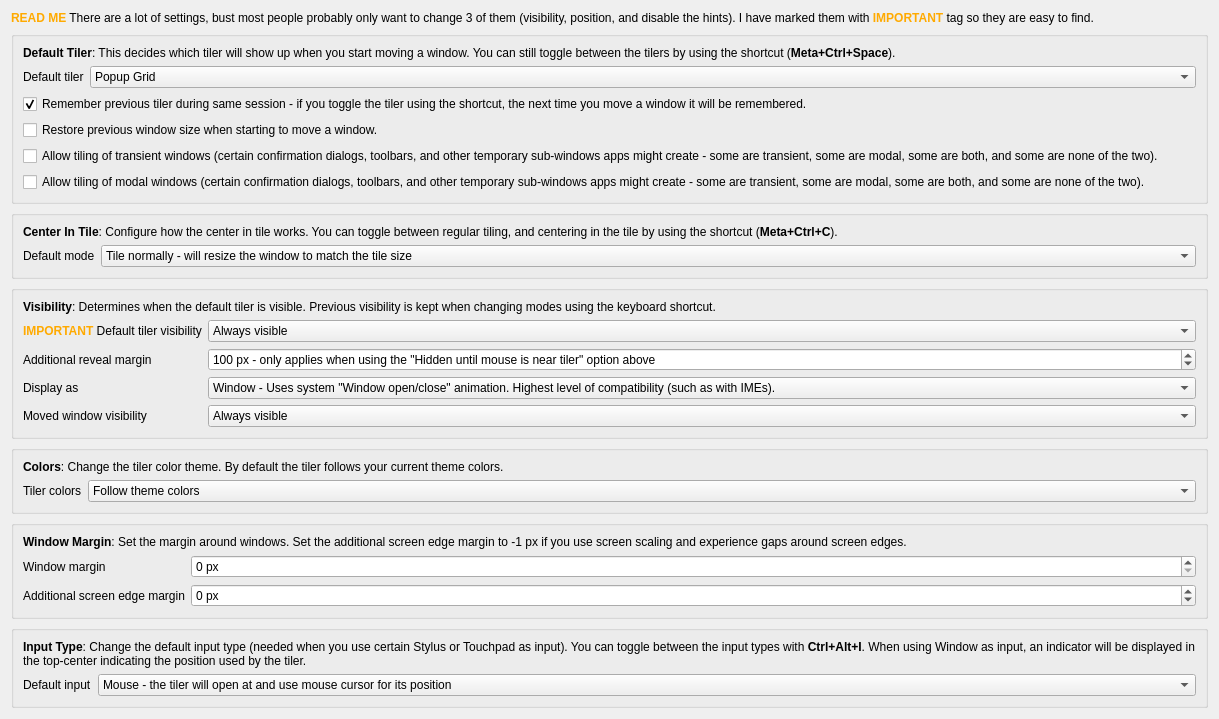
     <widget class="QWidget" name="tab_general">
      <attribute name="icon">
       <iconset theme="input-mouse"/>
      </attribute>
      <attribute name="title">
       <string>General</string>
      </attribute>
      <layout class="QVBoxLayout" name="verticalLayout_general">
       <item>
        <widget class="QLabel" name="label_84">
         <property name="text">
          <string>&lt;html&gt;&lt;head/&gt;&lt;body&gt;&lt;p&gt;&lt;span style=&quot; font-weight:700; color:#ffaa00;&quot;&gt;READ ME&lt;/span&gt; There are a lot of settings, bust most people probably only want to change 3 of them (visibility, position, and disable the hints). I have marked them with &lt;span style=&quot; font-weight:700; color:#ffaa00;&quot;&gt;IMPORTANT&lt;/span&gt; tag so they are easy to find.&lt;/p&gt;&lt;/body&gt;&lt;/html&gt;</string>
         </property>
         <property name="wordWrap">
          <bool>true</bool>
         </property>
        </widget>
       </item>
       <item>
        <widget class="QGroupBox" name="groupBox_defaultTiler">
         <property name="enabled">
          <bool>true</bool>
         </property>
         <property name="title">
          <string/>
         </property>
         <property name="alignment">
          <set>Qt::AlignLeading|Qt::AlignLeft|Qt::AlignTop</set>
         </property>
         <property name="checkable">
          <bool>false</bool>
         </property>
         <layout class="QVBoxLayout" name="verticalLayout_restoreType">
          <item>
           <widget class="QLabel" name="label_restoreTypeExplanation">
            <property name="text">
             <string>&lt;html&gt;&lt;head/&gt;&lt;body&gt;&lt;p&gt;&lt;span style=&quot; font-weight:700;&quot;&gt;Default Tiler&lt;/span&gt;: This decides which tiler will show up when you start moving a window. You can still toggle between the tilers by using the shortcut (&lt;span style=&quot; font-weight:700;&quot;&gt;Meta+Ctrl+Space&lt;/span&gt;).&lt;/p&gt;&lt;/body&gt;&lt;/html&gt;</string>
            </property>
            <property name="wordWrap">
             <bool>true</bool>
            </property>
           </widget>
          </item>
          <item>
           <layout class="QFormLayout" name="formLayout_defaultTiler">
            <item row="0" column="1">
             <widget class="QComboBox" name="kcfg_defaultTiler">
              <property name="sizePolicy">
               <sizepolicy hsizetype="Expanding" vsizetype="Fixed">
                <horstretch>0</horstretch>
                <verstretch>0</verstretch>
               </sizepolicy>
              </property>
              <property name="currentText">
               <string>Popup Grid</string>
              </property>
              <property name="currentIndex">
               <number>0</number>
              </property>
              <item>
               <property name="text">
                <string>Popup Grid</string>
               </property>
              </item>
              <item>
               <property name="text">
                <string>Overlay</string>
               </property>
              </item>
             </widget>
            </item>
            <item row="0" column="0">
             <widget class="QLabel" name="label_defaultTiler">
              <property name="text">
               <string>Default tiler</string>
              </property>
             </widget>
            </item>
           </layout>
          </item>
          <item>
           <widget class="QCheckBox" name="kcfg_rememberTiler">
            <property name="enabled">
             <bool>true</bool>
            </property>
            <property name="text">
             <string>Remember previous tiler during same session - if you toggle the tiler using the shortcut, the next time you move a window it will be remembered.</string>
            </property>
            <property name="checked">
             <bool>true</bool>
            </property>
           </widget>
          </item>
          <item>
           <widget class="QCheckBox" name="kcfg_restoreSize">
            <property name="text">
             <string>Restore previous window size when starting to move a window.</string>
            </property>
           </widget>
          </item>
          <item>
           <widget class="QCheckBox" name="kcfg_allowTransient">
            <property name="text">
             <string>Allow tiling of transient windows (certain confirmation dialogs, toolbars, and other temporary sub-windows apps might create - some are transient, some are modal, some are both, and some are none of the two).</string>
            </property>
           </widget>
          </item>
          <item>
           <widget class="QCheckBox" name="kcfg_allowModal">
            <property name="text">
             <string>Allow tiling of modal windows (certain confirmation dialogs, toolbars, and other temporary sub-windows apps might create - some are transient, some are modal, some are both, and some are none of the two).</string>
            </property>
           </widget>
          </item>
         </layout>
        </widget>
       </item>
       <item>
        <widget class="QGroupBox" name="groupBox_12">
         <property name="title">
          <string/>
         </property>
         <layout class="QVBoxLayout" name="verticalLayout_20">
          <item>
           <widget class="QLabel" name="label_54">
            <property name="text">
             <string>&lt;html&gt;&lt;head/&gt;&lt;body&gt;&lt;p&gt;&lt;span style=&quot; font-weight:700;&quot;&gt;Center In Tile&lt;/span&gt;: Configure how the center in tile works. You can toggle between regular tiling, and centering in the tile by using the shortcut (&lt;span style=&quot; font-weight:700;&quot;&gt;Meta+Ctrl+C&lt;/span&gt;).&lt;/p&gt;&lt;/body&gt;&lt;/html&gt;</string>
            </property>
            <property name="wordWrap">
             <bool>true</bool>
            </property>
           </widget>
          </item>
          <item>
           <layout class="QFormLayout" name="formLayout_7">
            <item row="0" column="0">
             <widget class="QLabel" name="label_55">
              <property name="text">
               <string>Default mode</string>
              </property>
             </widget>
            </item>
            <item row="0" column="1">
             <widget class="QComboBox" name="kcfg_centerInTileMode">
              <property name="sizePolicy">
               <sizepolicy hsizetype="Expanding" vsizetype="Fixed">
                <horstretch>0</horstretch>
                <verstretch>0</verstretch>
               </sizepolicy>
              </property>
              <item>
               <property name="text">
                <string>Tile normally - will resize the window to match the tile size</string>
               </property>
              </item>
              <item>
               <property name="text">
                <string>Tile normally first time, then remember previous mode during same session</string>
               </property>
              </item>
              <item>
               <property name="text">
                <string>Center in tile - will only align center of window with center of tile without resizing the window (for instance to center a window on screen)</string>
               </property>
              </item>
              <item>
               <property name="text">
                <string>Center in tile first time, then remember previous mode during same session</string>
               </property>
              </item>
             </widget>
            </item>
           </layout>
          </item>
         </layout>
        </widget>
       </item>
       <item>
        <widget class="QGroupBox" name="groupBox_11">
         <property name="title">
          <string/>
         </property>
         <layout class="QVBoxLayout" name="verticalLayout_15">
          <item>
           <widget class="QLabel" name="label_22">
            <property name="text">
             <string>&lt;html&gt;&lt;head/&gt;&lt;body&gt;&lt;p&gt;&lt;span style=&quot; font-weight:700;&quot;&gt;Visibility&lt;/span&gt;: Determines when the default tiler is visible. Previous visibility is kept when changing modes using the keyboard shortcut.&lt;/p&gt;&lt;/body&gt;&lt;/html&gt;</string>
            </property>
            <property name="wordWrap">
             <bool>true</bool>
            </property>
           </widget>
          </item>
          <item>
           <layout class="QFormLayout" name="formLayout_4">
            <item row="0" column="0">
             <widget class="QLabel" name="label_23">
              <property name="text">
               <string>&lt;html&gt;&lt;head/&gt;&lt;body&gt;&lt;p&gt;&lt;span style=&quot; font-weight:700; color:#ffaa00;&quot;&gt;IMPORTANT&lt;/span&gt; Default tiler visibility&lt;/p&gt;&lt;/body&gt;&lt;/html&gt;</string>
              </property>
             </widget>
            </item>
            <item row="0" column="1">
             <widget class="QComboBox" name="kcfg_tilerVisibility">
              <property name="sizePolicy">
               <sizepolicy hsizetype="Expanding" vsizetype="Fixed">
                <horstretch>0</horstretch>
                <verstretch>0</verstretch>
               </sizepolicy>
              </property>
              <item>
               <property name="text">
                <string>Always visible</string>
               </property>
              </item>
              <item>
               <property name="text">
                <string>Only visible if window is dragged right away (otherwise will remain hidden - mouse pointer change is a good indication that it is safe to drag)</string>
               </property>
              </item>
              <item>
               <property name="text">
                <string>Hidden until toggled on by shortcut (Meta+Space by default)</string>
               </property>
              </item>
              <item>
               <property name="text">
                <string>Hidden until mouse is near tiler (only works for Popup Grid mode)</string>
               </property>
              </item>
              <item>
               <property name="text">
                <string>Hidden if window is dragged right away (otherwise will appear if you click and hold - Firefox is not compatible with this mode and you need to press Meta+Space to show the tiler)</string>
               </property>
              </item>
             </widget>
            </item>
            <item row="1" column="0">
             <widget class="QLabel" name="label_48">
              <property name="text">
               <string>Additional reveal margin</string>
              </property>
             </widget>
            </item>
            <item row="1" column="1">
             <widget class="QSpinBox" name="kcfg_revealMargin">
              <property name="sizePolicy">
               <sizepolicy hsizetype="Expanding" vsizetype="Fixed">
                <horstretch>0</horstretch>
                <verstretch>0</verstretch>
               </sizepolicy>
              </property>
              <property name="suffix">
               <string> px - only applies when using the &quot;Hidden until mouse is near tiler&quot; option above</string>
              </property>
              <property name="maximum">
               <number>2000</number>
              </property>
              <property name="singleStep">
               <number>10</number>
              </property>
              <property name="value">
               <number>100</number>
              </property>
             </widget>
            </item>
            <item row="3" column="0">
             <widget class="QLabel" name="label_43">
              <property name="text">
               <string>Moved window visibility</string>
              </property>
             </widget>
            </item>
            <item row="3" column="1">
             <widget class="QComboBox" name="kcfg_windowVisibility">
              <property name="sizePolicy">
               <sizepolicy hsizetype="Expanding" vsizetype="Fixed">
                <horstretch>0</horstretch>
                <verstretch>0</verstretch>
               </sizepolicy>
              </property>
              <item>
               <property name="text">
                <string>Always visible</string>
               </property>
              </item>
              <item>
               <property name="text">
                <string>Hidden while tiler is visible</string>
               </property>
              </item>
              <item>
               <property name="text">
                <string>Hidden while above tiler</string>
               </property>
              </item>
             </widget>
            </item>
            <item row="2" column="0">
             <widget class="QLabel" name="label_109">
              <property name="text">
               <string>Display as</string>
              </property>
             </widget>
            </item>
            <item row="2" column="1">
             <widget class="QComboBox" name="kcfg_displayAs">
              <property name="sizePolicy">
               <sizepolicy hsizetype="Expanding" vsizetype="Fixed">
                <horstretch>0</horstretch>
                <verstretch>0</verstretch>
               </sizepolicy>
              </property>
              <item>
               <property name="text">
                <string>Window - Uses system &quot;Window open/close&quot; animation. Highest level of compatibility (such as with IMEs).</string>
               </property>
              </item>
              <item>
               <property name="text">
                <string>Popup - Shows the tiler without additional system animations. Might cause issues with IMEs (if you use Asian languages) and possibly other features.</string>
               </property>
              </item>
             </widget>
            </item>
           </layout>
          </item>
         </layout>
        </widget>
       </item>
       <item>
        <widget class="QGroupBox" name="groupBox_6">
         <property name="title">
          <string/>
         </property>
         <layout class="QVBoxLayout" name="verticalLayout_14">
          <item>
           <widget class="QLabel" name="label_42">
            <property name="text">
             <string>&lt;html&gt;&lt;head/&gt;&lt;body&gt;&lt;p&gt;&lt;span style=&quot; font-weight:700;&quot;&gt;Colors&lt;/span&gt;: Change the tiler color theme. By default the tiler follows your current theme colors.&lt;/p&gt;&lt;/body&gt;&lt;/html&gt;</string>
            </property>
           </widget>
          </item>
          <item>
           <layout class="QFormLayout" name="formLayout_3">
            <item row="0" column="0">
             <widget class="QLabel" name="label_37">
              <property name="text">
               <string>Tiler colors</string>
              </property>
             </widget>
            </item>
            <item row="0" column="1">
             <widget class="QComboBox" name="kcfg_theme">
              <property name="sizePolicy">
               <sizepolicy hsizetype="Expanding" vsizetype="Fixed">
                <horstretch>0</horstretch>
                <verstretch>0</verstretch>
               </sizepolicy>
              </property>
              <item>
               <property name="text">
                <string>Follow theme colors</string>
               </property>
              </item>
              <item>
               <property name="text">
                <string>Alpha test blue</string>
               </property>
              </item>
              <item>
               <property name="text">
                <string>Orange</string>
               </property>
              </item>
              <item>
               <property name="text">
                <string>Red (light background)</string>
               </property>
              </item>
              <item>
               <property name="text">
                <string>Red (dark background)</string>
               </property>
              </item>
              <item>
               <property name="text">
                <string>Lime green</string>
               </property>
              </item>
              <item>
               <property name="text">
                <string>Purple</string>
               </property>
              </item>
              <item>
               <property name="text">
                <string>Green</string>
               </property>
              </item>
              <item>
               <property name="text">
                <string>Yellow</string>
               </property>
              </item>
              <item>
               <property name="text">
                <string>Blue</string>
               </property>
              </item>
             </widget>
            </item>
           </layout>
          </item>
         </layout>
        </widget>
       </item>
       <item>
        <widget class="QGroupBox" name="groupBox">
         <property name="enabled">
          <bool>true</bool>
         </property>
         <property name="title">
          <string/>
         </property>
         <layout class="QVBoxLayout" name="verticalLayout_9">
          <item>
           <widget class="QLabel" name="label_28">
            <property name="text">
             <string>&lt;html&gt;&lt;head/&gt;&lt;body&gt;&lt;p&gt;&lt;span style=&quot; font-weight:700;&quot;&gt;Window Margin&lt;/span&gt;: Set the margin around windows. Set the additional screen edge margin to -1 px if you use screen scaling and experience gaps around screen edges.&lt;/p&gt;&lt;/body&gt;&lt;/html&gt;</string>
            </property>
            <property name="wordWrap">
             <bool>true</bool>
            </property>
           </widget>
          </item>
          <item>
           <layout class="QFormLayout" name="formLayout">
            <item row="0" column="0">
             <widget class="QLabel" name="label_27">
              <property name="text">
               <string>Window margin</string>
              </property>
             </widget>
            </item>
            <item row="0" column="1">
             <widget class="QSpinBox" name="kcfg_tileMargin">
              <property name="sizePolicy">
               <sizepolicy hsizetype="MinimumExpanding" vsizetype="Fixed">
                <horstretch>0</horstretch>
                <verstretch>0</verstretch>
               </sizepolicy>
              </property>
              <property name="suffix">
               <string> px</string>
              </property>
              <property name="maximum">
               <number>100</number>
              </property>
              <property name="singleStep">
               <number>1</number>
              </property>
              <property name="stepType">
               <enum>QAbstractSpinBox::DefaultStepType</enum>
              </property>
             </widget>
            </item>
            <item row="1" column="0">
             <widget class="QLabel" name="label_8">
              <property name="text">
               <string>Additional screen edge margin</string>
              </property>
             </widget>
            </item>
            <item row="1" column="1">
             <widget class="QSpinBox" name="kcfg_screenMargin">
              <property name="sizePolicy">
               <sizepolicy hsizetype="MinimumExpanding" vsizetype="Fixed">
                <horstretch>0</horstretch>
                <verstretch>0</verstretch>
               </sizepolicy>
              </property>
              <property name="suffix">
               <string> px</string>
              </property>
              <property name="minimum">
               <number>-5</number>
              </property>
              <property name="maximum">
               <number>100</number>
              </property>
             </widget>
            </item>
           </layout>
          </item>
         </layout>
        </widget>
       </item>
       <item>
        <widget class="QGroupBox" name="groupBox_9">
         <property name="title">
          <string/>
         </property>
         <layout class="QVBoxLayout" name="verticalLayout_18">
          <item>
           <widget class="QLabel" name="label_44">
            <property name="text">
             <string>&lt;html&gt;&lt;head/&gt;&lt;body&gt;&lt;p&gt;&lt;span style=&quot; font-weight:700;&quot;&gt;Input Type&lt;/span&gt;: Change the default input type (needed when you use certain Stylus or Touchpad as input). You can toggle between the input types with &lt;span style=&quot; font-weight:700;&quot;&gt;Ctrl+Alt+I&lt;/span&gt;. When using Window as input, an indicator will be displayed in the top-center indicating the position used by the tiler.&lt;/p&gt;&lt;/body&gt;&lt;/html&gt;</string>
            </property>
            <property name="wordWrap">
             <bool>true</bool>
            </property>
           </widget>
          </item>
          <item>
           <layout class="QFormLayout" name="formLayout_6">
            <item row="0" column="0">
             <widget class="QLabel" name="label_45">
              <property name="text">
               <string>Default input</string>
              </property>
             </widget>
            </item>
            <item row="0" column="1">
             <widget class="QComboBox" name="kcfg_defaultInput">
              <property name="sizePolicy">
               <sizepolicy hsizetype="Expanding" vsizetype="Fixed">
                <horstretch>0</horstretch>
                <verstretch>0</verstretch>
               </sizepolicy>
              </property>
              <item>
               <property name="text">
                <string>Mouse - the tiler will open at and use mouse cursor for its position</string>
               </property>
              </item>
              <item>
               <property name="text">
                <string>Window - (use for Stylus or Touch input) the tiler will open at and use window top-center for its position</string>
               </property>
              </item>
             </widget>
            </item>
           </layout>
          </item>
         </layout>
        </widget>
       </item>
       <item>
        <spacer name="verticalSpacer_general">
         <property name="orientation">
          <enum>Qt::Vertical</enum>
         </property>
         <property name="sizeType">
          <enum>QSizePolicy::MinimumExpanding</enum>
         </property>
         <property name="sizeHint" stdset="0">
          <size>
           <width>0</width>
           <height>0</height>
          </size>
         </property>
        </spacer>
       </item>
      </layout>
      <zorder>verticalSpacer_general</zorder>
      <zorder>groupBox_defaultTiler</zorder>
      <zorder>groupBox</zorder>
      <zorder>groupBox_6</zorder>
      <zorder>groupBox_11</zorder>
      <zorder>groupBox_9</zorder>
      <zorder>groupBox_12</zorder>
      <zorder>label_84</zorder>
     </widget>
